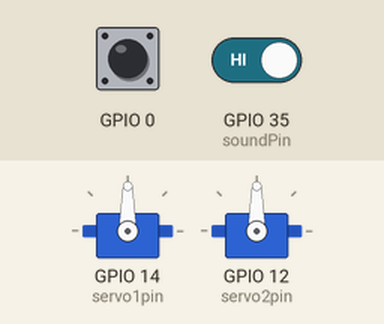
This program was run on a simulated ESP32. Parts: 2 × servo. The inputs (shaded band) are chosen by the test bench; at power-on: GPIO 0 HIGH, GPIO 35 (soundPin) HIGH.

Above: at 1.2 s.
1.3 s: GPIO 0 pulled LOW for 0.15 s
At 1.7 s:
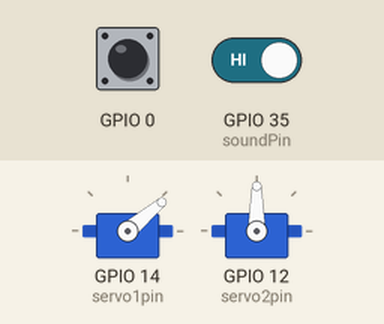
4.4 s: GPIO 35 (soundPin) driven LOW
At 9.8 s:
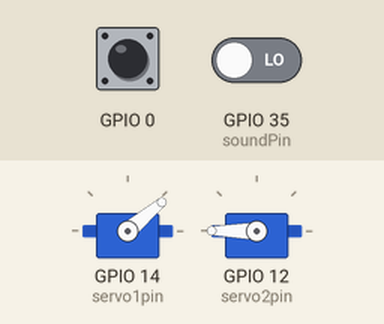
Timing chart, 0 to 12.5 s (numbered marks = the images above; inputs shaded):
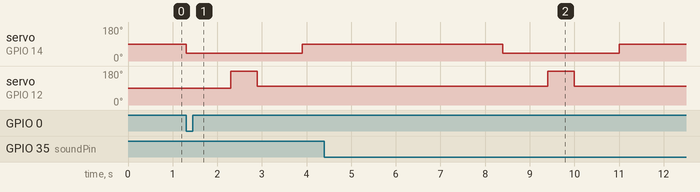

The program:

main.cpp
```cpp
#include <Arduino.h>
#include <ESP32Servo.h>

Servo servo1, servo2;
int state = false;
int maxUs = 2500;
int minUs = 500;
int servo1pin = 14;
int servo2pin = 12;
int soundPin = 35;

void PinEvent()
{
  state = true;
}

void openDoor()
{
  if (state == true)
  {
    servo1.write(40);
    delay(1000);
    servo2.write(180);
    // 时间长一点，防止还没转到
    delay(600);
    servo2.write(100);
    delay(1000);
    servo1.write(90);
    delay(3000);
    state = false;
  }
}

void setup()
{
  Serial.begin(115200);
  pinMode(0, INPUT_PULLUP);
  pinMode(soundPin, INPUT);
  attachInterrupt(0, PinEvent, FALLING);

  ESP32PWM::allocateTimer(1);
  servo1.setPeriodHertz(50);
  servo2.setPeriodHertz(50);

  servo1.attach(servo1pin, minUs, maxUs);
  servo2.attach(servo2pin, minUs, maxUs);
}

void loop()
{
  if (digitalRead(soundPin) == 0 && state == false) {
    // 不要太快响应
    delay(1500);
    state = true;
  }
  openDoor();
}
```

Measured:
- after the input at 1.3 s, servo on GPIO 14 (servo1pin): 90° → 40° at once, → 90° 2.6 s later; servo on GPIO 12 (servo2pin): 90° → 180° after 1.0 s, → 100° 0.60 s later
- after the input at 4.4 s, servo on GPIO 14 (servo1pin): 90° → 40° after 4.0 s, → 90° 2.6 s later; servo on GPIO 12 (servo2pin): 100° → 180° after 5.0 s, → 100° 0.60 s later
